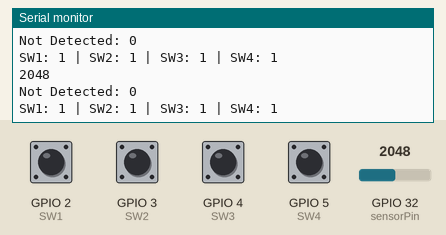
Bench run of a sketch on a simulated ESP32. Shown: the last lines printed to the serial monitor. Inputs (shaded band) come from the test bench; at power-on: GPIO 2 (SW1), GPIO 3 (SW2), GPIO 4 (SW3), GPIO 5 (SW4) HIGH, GPIO 32 (sensorPin) = 2048.

Above: at 1.2 s.
1.3 s: GPIO 32 (sensorPin) set to 491
At 1.31 s:
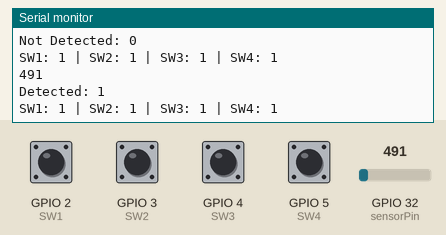
2.9 s: GPIO 2 (SW1) pulled LOW for 0.15 s
At 2.92 s:
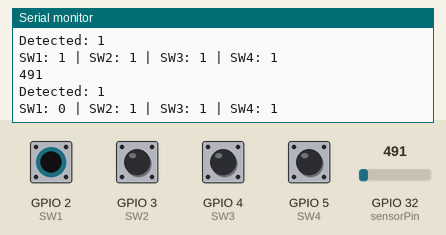
4.5 s: GPIO 3 (SW2) pulled LOW for 0.15 s
At 4.53 s:
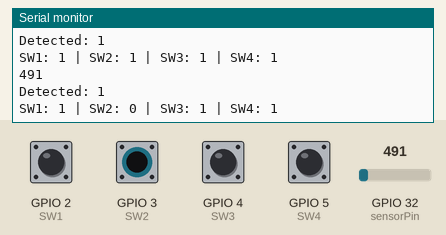
6.1 s: GPIO 4 (SW3) pulled LOW for 0.15 s
At 6.13 s:
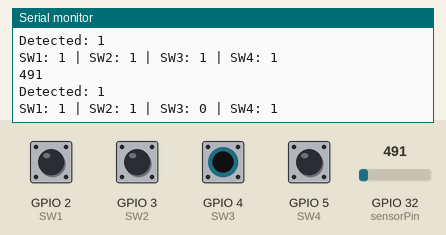
7.7 s: GPIO 5 (SW4) pulled LOW for 0.15 s
At 7.74 s:
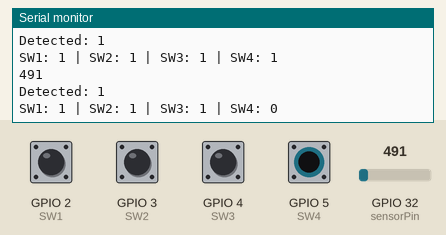
9.3 s: GPIO 32 (sensorPin) set to 0
At 10.55 s:
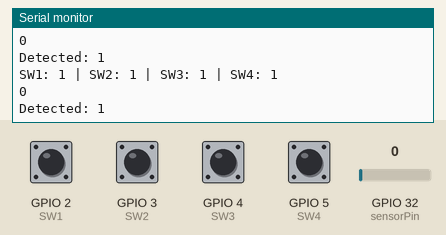
Timing chart, 0 to 11.8 s (numbered marks = the images above; inputs shaded):
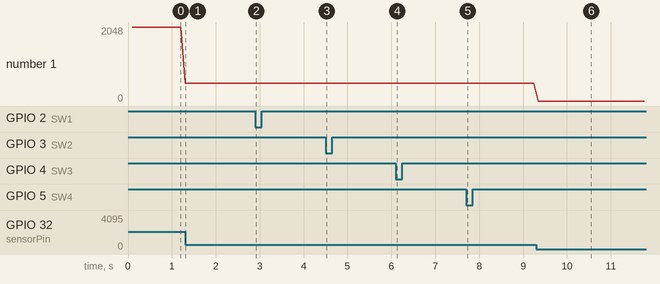

The sketch:

tcrt5000_switch_buzzer-low.ino
```cpp
const int SW1 = 2; // Connect SW1 to digital pin 2
const int SW2 = 3; // Connect SW2 to digital pin 3
const int SW3 = 4; // Connect SW3 to digital pin 4
const int SW4 = 5; // Connect SW4 to digital pin 5

const int buzzer = 5; // Buzzer

const int sensorPin = 32; // กำหนดขาที่ต่อเซ็นเซอร์
int threshold = 500; // กำหนดค่าสะสมต่ำสุดที่ถือว่าตรวจจับได้

void setup() {
  Serial.begin(9600); // Open Serial Monitor

  // Start Buzzer
  pinMode(buzzer, OUTPUT);
  digitalWrite(buzzer,LOW);
  // END Buzzer

  // Start Switch
  pinMode(SW1, INPUT_PULLUP); // Set SW1 pin as input with internal pull-up resistor
  pinMode(SW2, INPUT_PULLUP); // Set SW2 pin as input with internal pull-up resistor
  pinMode(SW3, INPUT_PULLUP); // Set SW3 pin as input with internal pull-up resistor
  pinMode(SW4, INPUT_PULLUP); // Set SW4 pin as input with internal pull-up resistor
  // END Switch

}

void loop() {

  // Start Switch
  int state1 = digitalRead(SW1);
  int state2 = digitalRead(SW2);
  int state3 = digitalRead(SW3);
  int state4 = digitalRead(SW4);
  Serial.print("SW1: ");
  Serial.print(state1);
  Serial.print(" | SW2: ");
  Serial.print(state2);
  Serial.print(" | SW3: ");
  Serial.print(state3);
  Serial.print(" | SW4: ");
  Serial.println(state4);
  delay(100);
  // END Switch

  // Start TCRT5000
  int sensorValue = analogRead(sensorPin); // อ่านค่าแอนาล็อกจากเซ็นเซอร์
  Serial.println(sensorValue); // แสดงค่าทาง Serial Monitor
  // ตรวจสอบว่ามีการตรวจจับวัตถุหรือไม่
  if (sensorValue > threshold) {
    Serial.println("Not Detected: 0"); // แสดงผลเป็น 0
  } else {
    Serial.println("Detected: 1"); // แสดงผลเป็น 1
  }
  // END TCRT5000

}
```

Measured:
- after the input at 1.3 s, the serial monitor: prints a new line at once (image 1)
- after the input at 2.9 s, the serial monitor: prints a new line at once (image 2)
- after the input at 4.5 s, the serial monitor: prints a new line at once (image 3)
- after the input at 6.1 s, the serial monitor: prints a new line at once (image 4)
- after the input at 7.7 s, the serial monitor: prints a new line at once (image 5)
- after the input at 9.3 s, the serial monitor: prints a new line at once (image 6)
- plotted number 1: 2048 → 491 after the input at 1.3 s
